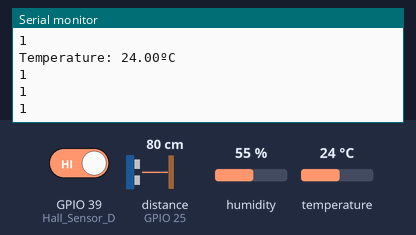
A sketch run on a simulated ESP32. On the bench: the last lines printed to the serial monitor. Wiring (inferred from the names in the program): ultrasonic range finder: trigger GPIO 33; echo GPIO 25. The test bench sets the inputs (shaded band); at power-on: distance to the obstacle (sensor on GPIO 25) 80 cm, humidity 55 %, GPIO 39 (Hall_Sensor_D) HIGH, temperature 24 °C. The echo pulse lasts 58.3 µs per cm; WiFi joins after 1.5 s; servers stay silent unless stated; no MQTT or app messages arrive unless stated.

Above: at 4.2 s.
4.3 s: distance to the obstacle (sensor on GPIO 25) set to 2 cm
At 4.86 s:
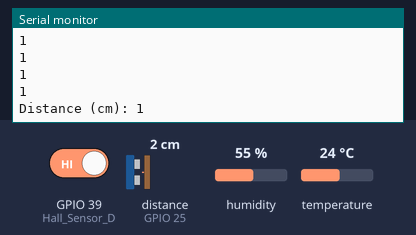
6.6 s: humidity set to 22 %
At 6.61 s:
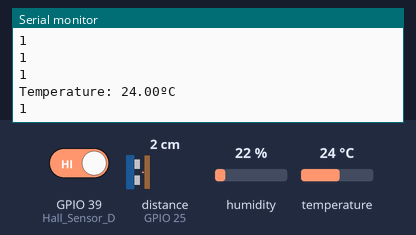
8.1 s: GPIO 39 (Hall_Sensor_D) driven LOW
At 8.36 s:
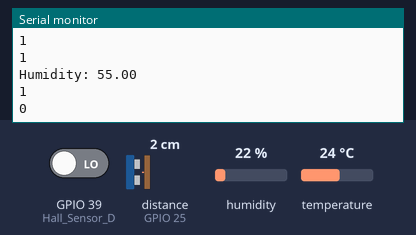
9.6 s: temperature set to 12 °C
At 9.63 s:
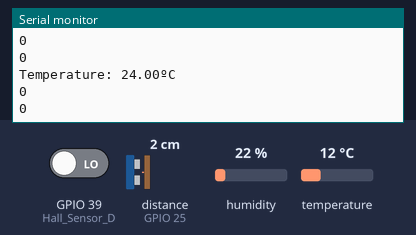
11.1 s: distance to the obstacle (sensor on GPIO 25) set to 4 cm
At 11.92 s:
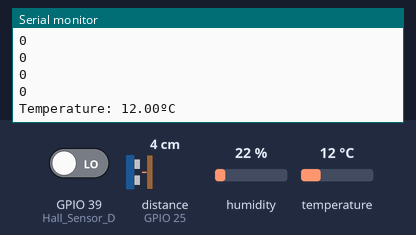
12.6 s: humidity set to 40 %
At 12.63 s:
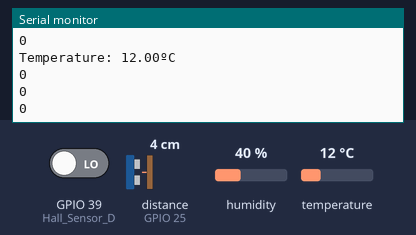

The sketch:

Hall-dht11-mesafe-mqtt.ino
```cpp
TaskHandle_t Task1;

#include <WiFi.h>
#include <PubSubClient.h>
#include <DHT.h>
#define DHT11PIN 32

DHT dht(DHT11PIN, DHT11);

#define Hall_Sensor A0
#define Hall_Sensor_D 39
#define SOUND_SPEED 0.034
#define CM_TO_INCH 0.393701


const char *ssid = "-";
const char *password = "-";
const char *mqtt_broker = "-";
const char *topic = "-";
const char *mqtt_username = "-";
const char *mqtt_password = "-";
const int mqtt_port = 1883;

WiFiClient espClient;
PubSubClient client(espClient);

bool Val=1;
const uint8_t trigPin = 33;
const uint8_t echoPin = 25;
int duration;
int distanceCm;
float a;
uint8_t b;
float c;


void setup() {
Serial.begin(115200);
wifiBroker();
delay(1000);
dht.begin();

pinMode(trigPin, OUTPUT);
pinMode(echoPin, INPUT);
pinMode(Hall_Sensor_D,INPUT);


  xTaskCreatePinnedToCore(Task1code, "Task1",10000, NULL, 1, &Task1, 0);
  delay(500);


 client.publish(topic, "start");
}

void Task1code( void * pvParameters ){
  for(;;){

   dht11Temp();
   distance();
   humidity();

   }
}


void hallEffect(){
  delay(100);
   bool val=digitalRead(Hall_Sensor_D);
  Serial.println(val);
    char valString[8];
   dtostrf(val, 1, 2, valString);
   delay(100);
   if(val!=b){
   client.publish("-/hall",valString);
   b=val;
   }
}
void humidity(){
  float humi = dht.readHumidity();
  Serial.print("Humidity: ");
  Serial.println(humi);
   char humiString[8];
   dtostrf(humi, 1, 2, humiString);
  delay(100);
   if(humi!=c){
  client.publish("-/humi",humiString);
   c=humi;
     }
}
void dht11Temp(){
 delay(1000);
 float temp = dht.readTemperature();
  Serial.print(F("Temperature: "));
  Serial.print(temp);
  Serial.println(F("ºC "));
   char tempString[8];
   dtostrf(temp, 1, 2, tempString);
  delay(100);
   if(temp!=a&&temp>0){
  client.publish("-/temp",tempString);
   a=temp;
     }
}
int distance(){
  delay(1000);
  digitalWrite(trigPin, LOW);
  delayMicroseconds(2);
  digitalWrite(trigPin, HIGH);
  delayMicroseconds(10);
  digitalWrite(trigPin, LOW);
  duration = pulseIn(echoPin, HIGH);
  distanceCm = duration * SOUND_SPEED/2;
  delay(10);
  char disString[8];
  dtostrf(distanceCm, 1, 2, disString);
  Serial.print("Distance (cm): ");
  Serial.println(distanceCm);
  delay(500);
   if(distanceCm!=200){
  client.publish("-/dist",disString);

   }
  }

void wifiBroker(){

WiFi.begin(ssid, password);
 while (WiFi.status() != WL_CONNECTED) {
     delay(500);
     Serial.println(F("Connecting to WiFi.."));
 }
 Serial.println(F("Connected to the WiFi network"));
 client.setServer(mqtt_broker, mqtt_port);
 while (!client.connected()) {
     String client_id = "esp32-client-";
     client_id += String(WiFi.macAddress());
     if (client.connect(client_id.c_str(), mqtt_username, mqtt_password)) {
         Serial.println(F("Mqtt broker connected"));
     } else {
         Serial.print(F("failed with state "));
         Serial.print(client.state());
         delay(2000);
     }
 }
}
void loop() {
   hallEffect();
   client.loop();
   delay(50);
}
```

Measured:
- after the input at 4.3 s, the serial monitor: prints a new line after 0.39 s (image 1)
- after the input at 8.1 s, the serial monitor: prints a new line after 0.08 s (image 3)
